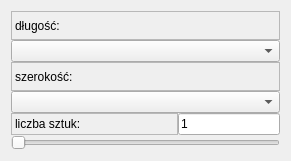
   <widget class="QWidget" name="layoutWidget_5">
    <property name="geometry">
     <rect>
      <x>20</x>
      <y>80</y>
      <width>291</width>
      <height>161</height>
     </rect>
    </property>
    <layout class="QVBoxLayout" name="verticalLayout_49">
     <property name="spacing">
      <number>0</number>
     </property>
     <item>
      <layout class="QVBoxLayout" name="verticalLayout">
       <property name="spacing">
        <number>0</number>
       </property>
       <item>
        <widget class="QLabel" name="label_36">
         <property name="locale">
          <locale language="Polish" country="Poland"/>
         </property>
         <property name="frameShape">
          <enum>QFrame::StyledPanel</enum>
         </property>
         <property name="text">
          <string>długość:                                   </string>
         </property>
         <property name="alignment">
          <set>Qt::AlignLeading|Qt::AlignLeft|Qt::AlignVCenter</set>
         </property>
        </widget>
       </item>
       <item>
        <widget class="QComboBox" name="lengthComboBox"/>
       </item>
      </layout>
     </item>
     <item>
      <layout class="QVBoxLayout" name="verticalLayout_2">
       <property name="spacing">
        <number>0</number>
       </property>
       <item>
        <widget class="QLabel" name="label_37">
         <property name="locale">
          <locale language="Polish" country="Poland"/>
         </property>
         <property name="frameShape">
          <enum>QFrame::StyledPanel</enum>
         </property>
         <property name="text">
          <string>szerokość:                               </string>
         </property>
        </widget>
       </item>
       <item>
        <widget class="QComboBox" name="widthComboBox"/>
       </item>
      </layout>
     </item>
     <item>
      <layout class="QVBoxLayout" name="verticalLayout_52">
       <item>
        <layout class="QHBoxLayout" name="horizontalLayout_14">
         <property name="spacing">
          <number>0</number>
         </property>
         <item>
          <widget class="QLabel" name="label_38">
           <property name="locale">
            <locale language="Polish" country="Poland"/>
           </property>
           <property name="frameShape">
            <enum>QFrame::StyledPanel</enum>
           </property>
           <property name="text">
            <string>liczba sztuk:                            </string>
           </property>
          </widget>
         </item>
         <item>
          <widget class="QLineEdit" name="quantityBox">
           <property name="text">
            <string>1</string>
           </property>
           <property name="readOnly">
            <bool>true</bool>
           </property>
          </widget>
         </item>
        </layout>
       </item>
       <item>
        <widget class="QSlider" name="quantitySlider">
         <property name="minimum">
          <number>1</number>
         </property>
         <property name="maximum">
          <number>100</number>
         </property>
         <property name="tracking">
          <bool>true</bool>
         </property>
         <property name="orientation">
          <enum>Qt::Horizontal</enum>
         </property>
         <property name="invertedAppearance">
          <bool>false</bool>
         </property>
        </widget>
       </item>
      </layout>
     </item>
    </layout>
   </widget>
